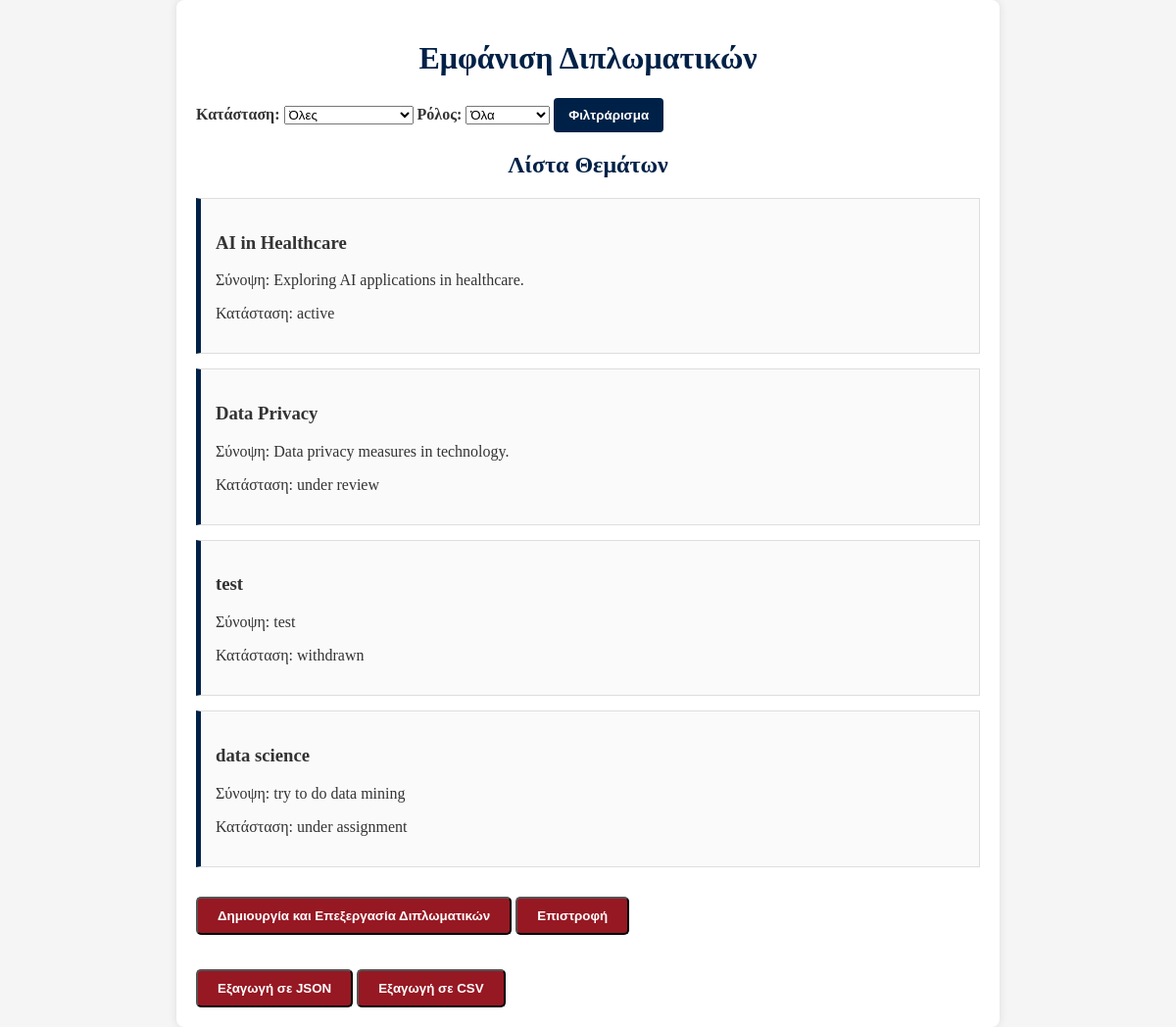
The page /all_thesis.php (signed in) on the database as committed earlier.
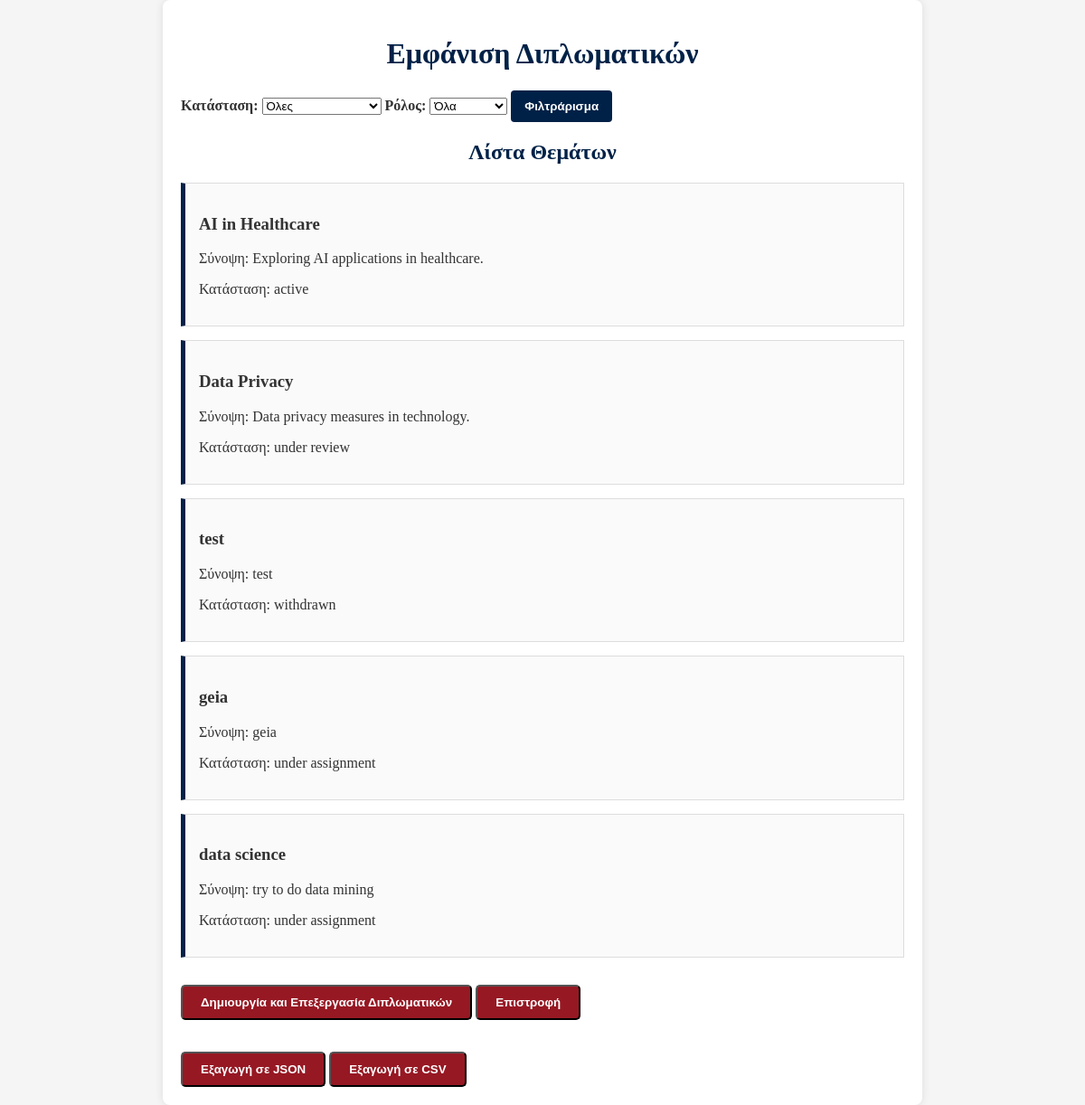
The same page on the database as committed later.
### tables this page shows
CREATE TABLE `thesis` (
  `thesisID` int(11) NOT NULL,
  `title` varchar(255) NOT NULL,
  `description` text NOT NULL,
  `status` enum('under assignment','active','under review','finalized','withdrawn') NOT NULL,
  `supervisorID` int(11) NOT NULL,
  `member1ID` int(11) DEFAULT NULL,
  `member2ID` int(11) DEFAULT NULL,
  `studentID` int(11) DEFAULT NULL,
  `finalGrade` decimal(4,2) DEFAULT NULL,
  `postedDate` date NOT NULL,
  `assignmentDate` date DEFAULT NULL,
  `completionDate` date DEFAULT NULL,
  `examinationDate` date DEFAULT NULL,
  `withdrawalDate` date DEFAULT NULL,
  `pdf` varchar(50) DEFAULT NULL,
  `withdrawn_comment` enum('from professor','from secretary') DEFAULT NULL,
  `general_assembly` varchar(20) DEFAULT NULL
);

### all_thesis.php (the view, shortened to what this page needs)
<?php
include 'access.php';
$filter_status = isset($_GET['status']) ? $_GET['status'] : '';
$filter_role = isset($_GET['role']) ? $_GET['role'] : '';
$status_condition = ($filter_status !== '') ? "AND status = ?" : "";
$role_condition = "";
if ($filter_role === 'supervisor') {
    $role_condition = "supervisorID = ?";
} elseif ($filter_role === 'member') {
    $role_condition = "(member1ID = ? OR member2ID = ?)";
} else {
    $role_condition = "(supervisorID = ? OR member1ID = ? OR member2ID = ?)";
}
$query = "
    SELECT
        thesis.thesisID,
        thesis.title,
        thesis.description,
        thesis.pdf,
        thesis.status,
        thesis.studentID,
        thesis.supervisorID,
        thesis.member1ID,
        thesis.member2ID,
        thesis.postedDate,
        thesis.assignmentDate,
        thesis.completionDate,
        thesis.examinationDate,
        thesis.finalGrade,
        thesis.withdrawalDate,
        thesis.withdrawn_comment,
        students.name AS student_name,
        students.surname AS student_surname,
        supervisor.name AS supervisor_name,
        supervisor.surname AS supervisor_surname,
        member1.name AS member1_name,
        member1.surname AS member1_surname,
        member2.name AS member2_name,
        member2.surname AS member2_surname
    FROM
        thesis
    LEFT JOIN students ON thesis.studentID = students.Student_ID
    LEFT JOIN professors AS supervisor ON thesis.supervisorID = supervisor.Professor_ID
    LEFT JOIN professors AS member1 ON thesis.member1ID = member1.Professor_ID
    LEFT JOIN professors AS member2 ON thesis.member2ID = member2.Professor_ID
    WHERE
        $role_condition
        $status_condition
";
$stmt = $con->prepare($query);
if ($filter_status !== '') {
    if ($role_condition === "(supervisorID = ? OR member1ID = ? OR member2ID = ?)") {
        $stmt->bind_param('iiis', $_SESSION['user_id'], $_SESSION['user_id'], $_SESSION['user_id'], $filter_status);
    } elseif ($role_condition === "(member1ID = ? OR member2ID = ?)") {
        $stmt->bind_param('iis', $_SESSION['user_id'], $_SESSION['user_id'], $filter_status);
    } else {
        $stmt->bind_param('is', $_SESSION['user_id'], $filter_status);
    }
} else {
    if ($role_condition === "(supervisorID = ? OR member1ID = ? OR member2ID = ?)") {
        $stmt->bind_param('iii', $_SESSION['user_id'], $_SESSION['user_id'], $_SESSION['user_id']);
    } elseif ($role_condition === "(member1ID = ? OR member2ID = ?)") {
        $stmt->bind_param('ii', $_SESSION['user_id'], $_SESSION['user_id']);
    } else {
        $stmt->bind_param('i', $_SESSION['user_id']);
    }
}
$stmt->execute();
$result = $stmt->get_result();
?>
<!DOCTYPE html>
<html lang="el">
<head>
    <link rel="stylesheet" href="dipl.css">
</head>
<body>
    <div class="container">
        <h1>Εμφάνιση Διπλωματικών</h1>
        <form method="GET" action="" style="margin-bottom: 20px;">
            <label for="status">Κατάσταση:</label>
            <select name="status" id="status">
                <option value="">Όλες</option>
            </select>
            <label for="role">Ρόλος:</label>
            <select name="role" id="role">
                <option value="">Όλα</option>
            </select>
            <button type="submit">Φιλτράρισμα</button>
        </form>
        <div class="topic-list">
            <h2>Λίστα Θεμάτων</h2>
            <?php
            if ($result->num_rows > 0) {
                while ($row = $result->fetch_assoc()) {
                    echo '<div class="topic" onclick="showModal(' . htmlspecialchars(json_encode($row), ENT_QUOTES, 'UTF-8') . ')">';
                    echo '<h3>' . htmlspecialchars($row['title']) . '</h3>';
                    echo '<p>Σύνοψη: ' . htmlspecialchars($row['description']) . '</p>';
                    echo '<p>Κατάσταση: ' . htmlspecialchars($row['status']) . '</p>';
                    echo '</div>';
                }
            } else {
                echo '<p>Δεν βρέθηκαν αποτελέσματα για τα φίλτρα σας.</p>';
            }
            ?>
        <button class="add-topic-button" onclick="window.location.href = 'show_dipl.php';">Δημιουργία και Επεξεργασία Διπλωματικών</button>
        <button class="add-topic-button" onclick="window.location.href = 'professor.php';">Επιστροφή</button>
        </div>
        <div>
            <button class="add-topic-button" onclick="exportData('json')">Εξαγωγή σε JSON</button>
            <button class="add-topic-button" onclick="exportData('csv')">Εξαγωγή σε CSV</button>
        </div>
    </div>
</body>
</html>

Rows that differ between the two databases and show on the page:
now on this page (row edited): thesis: title "geia", description "geia", status "under assignment"
